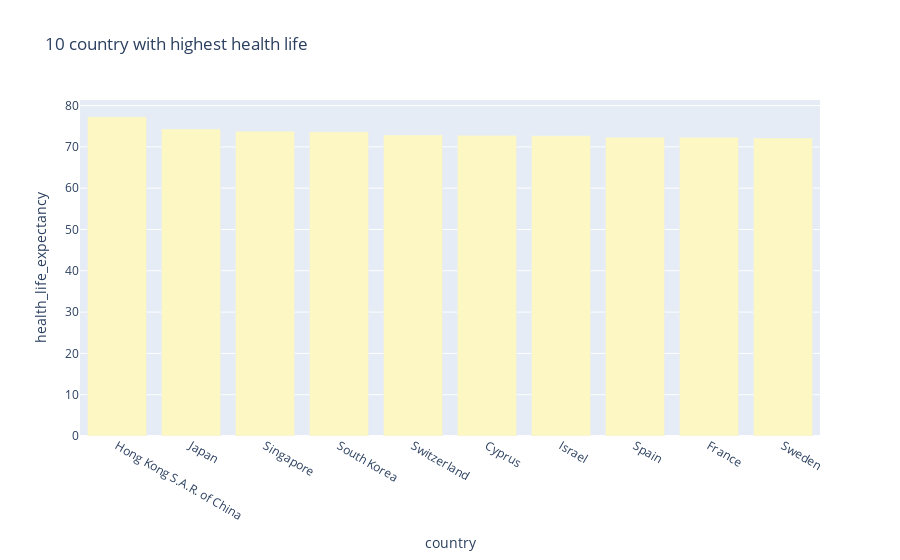

Here is the notebook cell this chart was saved with:
### Code cell
df_happiness = px.data.gapminder()
fig3 = px.bar(df3_top10, x='country', y='health_life_expectancy', labels={'y':'health_life_expectancy'},
             hover_data=['country'],
             title='10 country with highest health life', color_discrete_sequence=['#FDF7C3'])
fig3

### Figure 1 — Plotly figure (JSON) as saved in the notebook; plotly's stock layout.template omitted (floating-point values rounded to 4 significant figures)
{"data": [{"alignmentgroup": "True", "hovertemplate": "country=%{x}<br>health_life_expectancy=%{y}<extra></extra>", "legendgroup": "", "marker": {"color": "#FDF7C3", "pattern": {"shape": ""}}, "name": "", "offsetgroup": "", "orientation": "v", "showlegend": false, "textposition": "auto", "type": "bar", "x": ["Hong Kong S.A.R. of China", "Japan", "Singapore", "South Korea", "Switzerland", "Cyprus", "Israel", "Spain", "France", "Sweden"], "xaxis": "x", "y": [77.28, 74.35, 73.8, 73.65, 72.9, 72.8, 72.7, 72.35, 72.3, 72.15], "yaxis": "y"}], "layout": {"barmode": "relative", "legend": {"tracegroupgap": 0}, "title": {"text": "10 country with highest health life"}, "xaxis": {"anchor": "y", "domain": [0, 1], "title": {"text": "country"}}, "yaxis": {"anchor": "x", "domain": [0, 1], "title": {"text": "health_life_expectancy"}}}}
